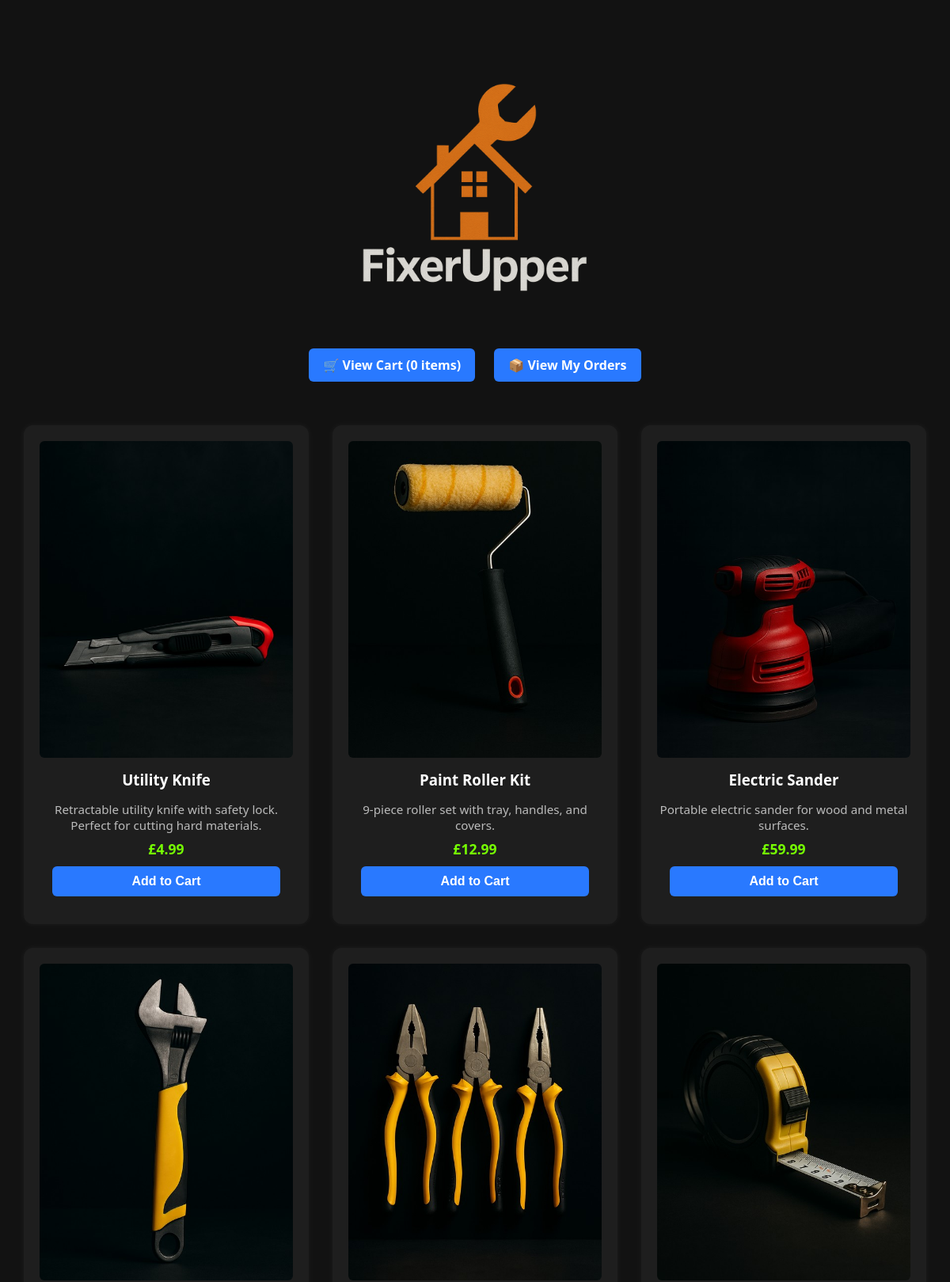
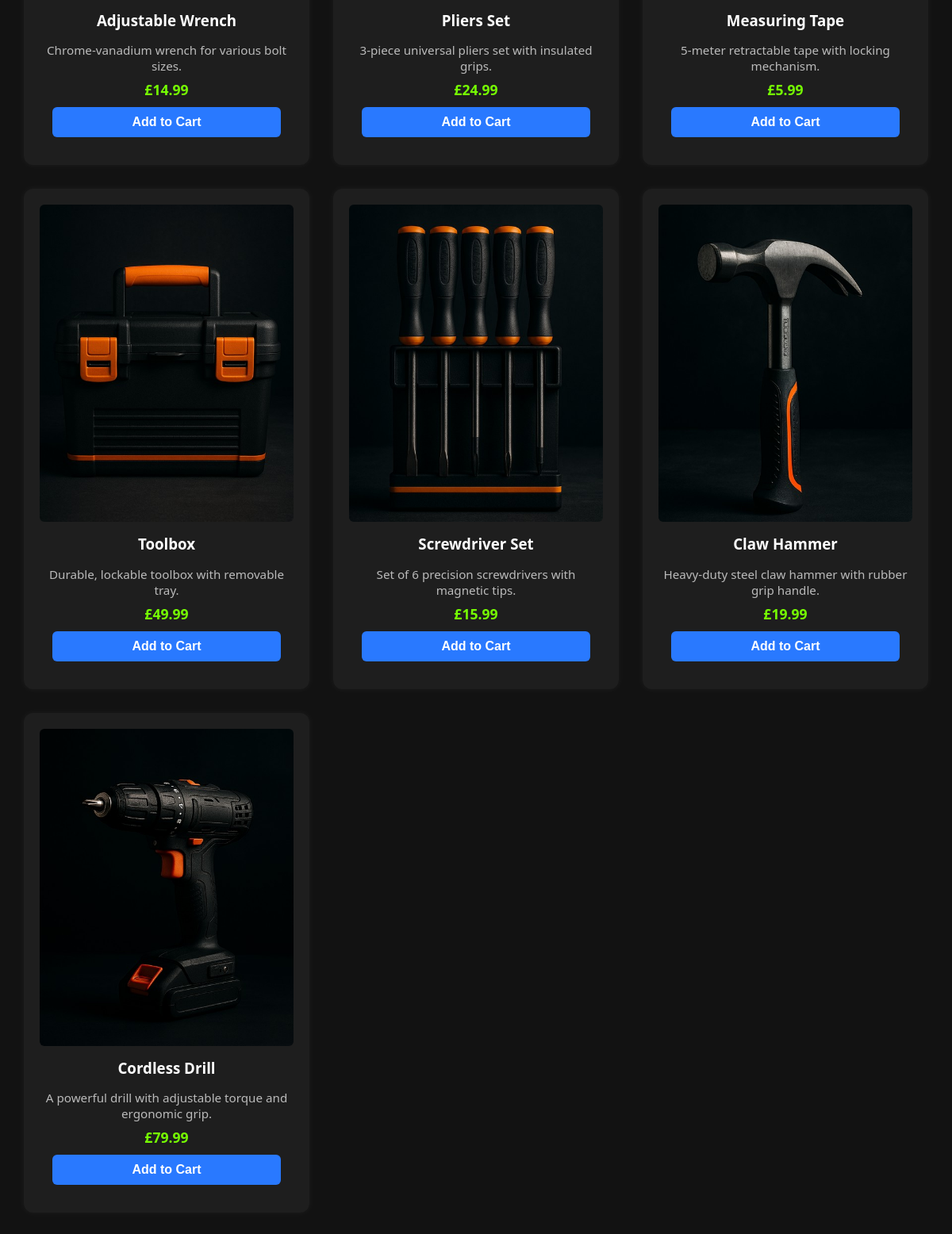
The page / on the database its author committed (2 pictures, top to bottom).
### tables this page shows
CREATE TABLE `products` (
  `id` int(11) NOT NULL,
  `name` varchar(100) NOT NULL,
  `description` text DEFAULT NULL,
  `price` decimal(10,2) NOT NULL,
  `image` varchar(255) DEFAULT NULL,
  `created_at` timestamp NOT NULL DEFAULT current_timestamp()
);

### includes/functions.php (called while the page is built)
<?php
function sanitize($input) {
    return htmlspecialchars(trim($input), ENT_QUOTES, 'UTF-8');
}
function formatPrice($price) {
    return '£' . number_format($price, 2);
}
?>

### index.php (the view, shortened to what this page needs)
<?php
require 'includes/db.php';
require 'includes/functions.php';
$stmt = $pdo->query("SELECT * FROM products ORDER BY id DESC");
$products = $stmt->fetchAll();
?>
<!DOCTYPE html>
<html lang="en">
<head>
    <link rel="stylesheet" href="css/style.css">
</head>
<body>
    <div class="logo-container">
        <img src="img/logo.jpg" alt="FixerUpper Logo">
    </div>
    <div style="text-align: center; margin-bottom: 20px;">
    <a href="cart.php" class="nav-button">🛒 View Cart (<?= array_sum($_SESSION['cart']) ?> items)</a>
    <a href="order_history.php" class="nav-button">📦 View My Orders</a>
    </div>
    <div class="products">
        <?php foreach ($products as $product): ?>
            <div class="product-card">
                <img src="<?= sanitize($product['image']) ?>" alt="<?= sanitize($product['name']) ?>">
                <h3><?= sanitize($product['name']) ?></h3>
                <p><?= sanitize($product['description']) ?></p>
                <strong><?= formatPrice($product['price']) ?></strong>
                <form method="POST">
                    <button type="submit">Add to Cart</button>
                </form>
            </div>
        <?php endforeach; ?>
    </div>
</body>
</html>

### css/style.css (style rules this page uses)
body { background-color: #121212; color: #f5f5f5; font-family: 'Segoe UI', sans-serif; margin: 0; padding: 0; text-align: center; }
.logo-container img { max-width: 400px; height: auto; margin-top: 30px; }
a { color: #90caf9; text-decoration: none; }
.products { display: grid; grid-template-columns: repeat(auto-fill, minmax(320px, 1fr)); gap: 30px; padding: 30px; max-width: 1800px; margin: auto; }
.product-card { background-color: #1e1e1e; border-radius: 12px; padding: 20px; box-shadow: 0 0 10px rgba(255,255,255,0.05); transition: transform 0.2s ease-in-out; }
.product-card img { width: 100%; height: 400px; object-fit: cover; border-radius: 6px; }
.product-card h3 { color: #ffffff; margin: 10px 0 5px; }
.product-card p { color: #bbbbbb; font-size: 0.95rem; margin-bottom: 8px; }
.product-card strong { color: #76ff03; font-size: 1.1rem; }
.product-card button { margin-top: 10px; background-color: #2979ff; color: white; border: none; padding: 10px; border-radius: 6px; cursor: pointer; font-weight: bold; }
form input[type="text"], form input[type="email"], form input[type="password"], form button { width: 90%; padding: 12px; margin-bottom: 15px; border: none; border-radius: 6px; font-size: 1rem; }
form button { background-color: #2979ff; color: white; font-weight: bold; cursor: pointer; }
.nav-button { display: inline-block; margin: 5px 10px; padding: 10px 18px; font-size: 1rem; background-color: #2979ff; color: #fff; border-radius: 6px; text-decoration: none; font-weight: bold; transition: background-color 0.3s; }

### rows shown on the page
products: image (picture), name "Utility Knife", description "Retractable utility knife with safety lock. Perfect for cutting hard materials.", price "£4.99"
products: image (picture), name "Paint Roller Kit", description "9-piece roller set with tray, handles, and covers.", price "£12.99"
products: image (picture), name "Electric Sander", description "Portable electric sander for wood and metal surfaces.", price "£59.99"
products: image (picture), name "Adjustable Wrench", description "Chrome-vanadium wrench for various bolt sizes.", price "£14.99"
products: image (picture), name "Pliers Set", description "3-piece universal pliers set with insulated grips.", price "£24.99"
products: image (picture), name "Measuring Tape", description "5-meter retractable tape with locking mechanism.", price "£5.99"
products: image (picture), name "Toolbox", description "Durable, lockable toolbox with removable tray.", price "£49.99"
products: image (picture), name "Screwdriver Set", description "Set of 6 precision screwdrivers with magnetic tips.", price "£15.99"
products: image (picture), name "Claw Hammer", description "Heavy-duty steel claw hammer with rubber grip handle.", price "£19.99"
products: image (picture), name "Cordless Drill", description "A powerful drill with adjustable torque and ergonomic grip.", price "£79.99"

### other values the page prints
array_sum($_SESSION['cart']) "0"
